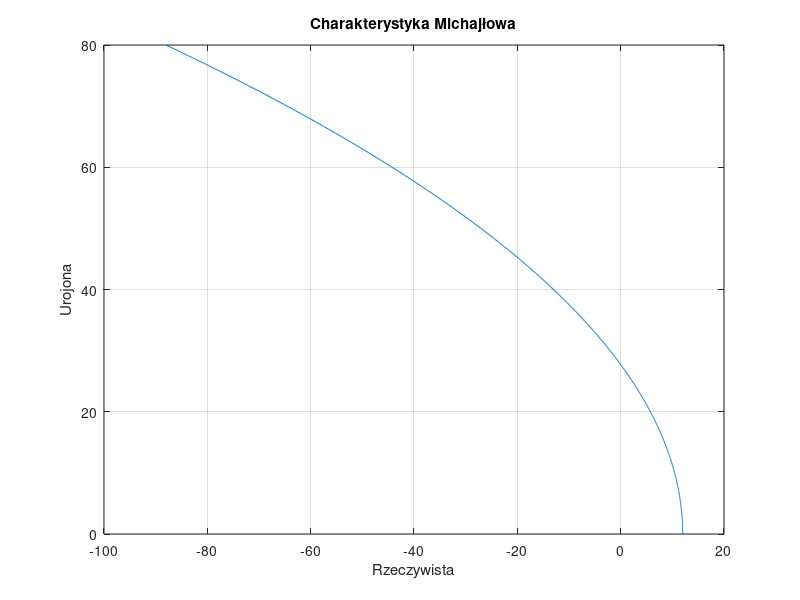

Here is the MATLAB script that generated this plot:
omega = linspace(0, 10, 1000);
m = -1*omega.*omega + 8*omega*i +12;
plot(m, '-')
xlabel("Rzeczywista");
ylabel("Urojona");
title("Charakterystyka Michajłowa");
grid on;
